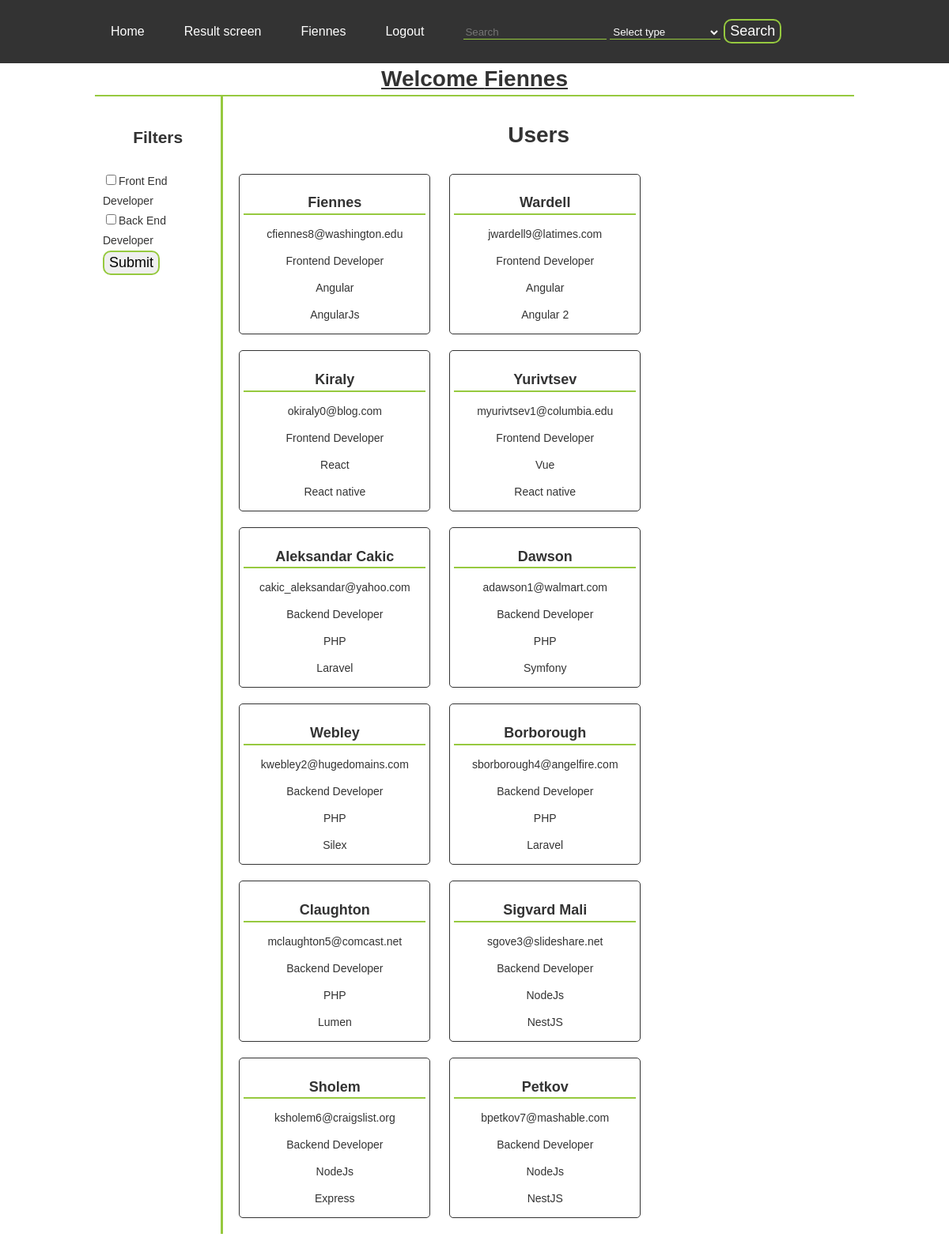
/pages/resultscreen (signed in), run on the app's committed database.
### tables this page shows
CREATE TABLE IF NOT EXISTS `users` (
  `id_user` int(11) NOT NULL AUTO_INCREMENT,
  `name` varchar(45) NOT NULL,
  `email` varchar(255) NOT NULL,
  `password` varchar(45) NOT NULL,
  `role_id` int(11) NOT NULL,
  `subrole_id` int(11) NOT NULL,
  `sub_subrole_id` int(11) NOT NULL,
  PRIMARY KEY (`id_user`),
  KEY `users_roles_idx` (`role_id`),
  KEY `users_subroles_idx` (`subrole_id`),
  KEY `users_sub_subroles_idx` (`sub_subrole_id`)
);

CREATE TABLE IF NOT EXISTS `roles` (
  `id_role` int(11) NOT NULL AUTO_INCREMENT,
  `description` varchar(45) NOT NULL,
  PRIMARY KEY (`id_role`)
);

CREATE TABLE IF NOT EXISTS `subroles` (
  `id_subroles` int(11) NOT NULL AUTO_INCREMENT,
  `sdescription` varchar(45) NOT NULL,
  `roles_id` int(11) NOT NULL,
  PRIMARY KEY (`id_subroles`),
  KEY `subroles_roles_idx` (`roles_id`)
);

CREATE TABLE IF NOT EXISTS `sub_subroles` (
  `id_sub_subroles` int(11) NOT NULL AUTO_INCREMENT,
  `ssdescription` varchar(45) NOT NULL,
  `subrole_id` int(11) NOT NULL,
  PRIMARY KEY (`id_sub_subroles`),
  KEY `sub_subroles_subrole_idx` (`subrole_id`)
);

### classes/View.php (called while the page is built, shortened)
<?php
class View
{
	public static function load(string $folder, string $file)
	{
		require_once('./view/inc/header.php');
		require_once('./view/' . $folder . '/' . $file . '.php');
		require_once('./view/inc/footer.php');
	}
}

### controller/PagesController.php (called while the page is built, shortened)
<?php
class PagesController
{
	public static function resultscreen()
	{
        global $conn;
        $usersgroup = new User($conn);
        $roleId= isset($_POST['role_name']) ? $_POST['role_name'] : null;
        $name = null;
        $_SESSION['searchedUser'] = $usersgroup->getAllUsers($roleId, $name);
		View::load('pages', 'resultscreen');
	}
}

### classes/Router.php (called while the page is built, shortened)
<?php
class Router
{
	protected $controller = 'PagesController';
	protected $method = 'home';
	protected $url;
	public function __construct($request)
	{
		$this->url = $request;
		$this->availableRoutes();
	}
	public function availableRoutes()
	{
		if (isset($this->url->url_parts[0])) {
			$controller_base = $this->url->url_parts[0];
			$controller_name = ucfirst($controller_base).'Controller';
			if (file_exists('./controller/' . $controller_name . '.php')) {
				$this->controller = $controller_name;
			}
			$this->controller = new $this->controller;
		}
		if (isset($this->url->url_parts[1])) {
			if (method_exists($this->controller, $this->url->url_parts[1])) {
				$this->method = $this->url->url_parts[1];
			}
		}
		$this->params = $this->url->url_parts ? array_values($this->url->url_parts) : [];
		call_user_func_array(array($this->controller, $this->method), $this->params);
	}
}

### index.php (called while the page is built, shortened)
<?php
$request = new Request();
$router = new Router($request);

### model/User.php (called while the page is built, shortened)
<?php
class User
{
	protected $conn = null;
	public function __construct($db)
	{
		$this->conn = $db;
	}
    public function getAllUsers($roleId = null, $name = null)
    {
        $query  = 'select u.id_user, u.name, u.email, u.password, r.description, r.id_role as roleId, s.sdescription, s.id_subroles as subroleId, ss.ssdescription, ss.id_sub_subroles as subsubrolesId';
        $query .= ' from users as u';
        $query .= ' join roles as r on u.role_id = r.id_role';
        $query .= ' join subroles as s on u.subrole_id = s.id_subroles';
        $query .= ' join sub_subroles as ss on u.sub_subrole_id = ss.id_sub_subroles';
        $stmt = $this->conn->prepare($query);
        $stmt->execute();
        $result = $stmt->fetchAll(PDO::FETCH_ASSOC);
        if ($result) {
            return $result;
        }
        return false;
    }
}

### classes/Request.php (called while the page is built, shortened)
<?php
class Request
{
	protected function get()
	{
		if (isset($_GET['url'])) {
      		return $this->url_parts = explode('/', filter_var(rtrim($_GET['url'], '/'), FILTER_SANITIZE_URL));
    	}
	}
}

### view/pages/resultscreen.php (the view, shortened to what this page needs)
<div class="container">
	<div class="containerMiddle">
		<aside>
			<h1>Filters</h1>
			<form class="listForm" name="sortProducts" action="/pages/filterUser" method="post">
				<input type="checkbox" name="role[]" value="3">Front End Developer<br>
				<input type="checkbox" name="role[]" value="2">Back End Developer<br>
				<input class="listFormtBtn" type="submit" name="filter">
			</form>
		</aside>
		<main>
			<?php if(isset($_SESSION['searchedUser'])): ?>
				<h1>Users</h1>
				<?php foreach ($_SESSION['searchedUser'] as $user) : ?>
				<div class="cardContainer">
					<h4><?php echo ucfirst($user['name']); ?></h4>
					<p><?php echo $user['email']; ?></p>
					<p><?php echo ucfirst($user['description']); ?></p>
					<p><?php echo ucfirst($user['sdescription']); ?></p>
					<p><?php echo ucfirst($user['ssdescription']); ?></p>
				</div>
		    	<?php endforeach; ?>
	    	<?php else: ?>
	    		<h4><?php echo 'User not found!'; ?></h4>
	    	<?php endif; ?>
		</main>
	</div>
</div>

### assets/css/main.css (style rules this page uses)
body { margin: 0 auto; font-family: 'Montserrat', sans-serif; font-size: 14px; line-height: 1.42857143; color: #333; background-color: #fff; }
.container { width: 80%; margin: 0 auto; margin-bottom: 50px; }
.containerMiddle { margin: 0 auto; display: flex; border-top: 2px solid #96c93f; }
main { flex-basis: 100%; border-left: 3px solid #96c93f; align-items: center; padding: 10px; }
main > h1 { text-align: center; }
aside { box-sizing: border-box; flex-basis: 20%; padding: 10px; }
aside > h1 { text-align: center; padding: 10px; }
.containerMiddle aside .listForm { line-height: 25px; }
.containerMiddle aside .listForm input[type="checkbox"] { border: double 2px #00F; }
.containerMiddle aside .listForm .listFormtBtn { border: double 2px #96c93f; line-height: 25px; font-size: 18px; border-radius: 10px; }
.cardContainer { display: inline-block; width: 240px; border: 1px solid #333; border-radius: 5px; margin: 10px; }
.cardContainer h4 { font-weight: bold; font-size: 18px; text-align: center; border-bottom: 2px solid #96c93f; margin-left: 5px; margin-right: 5px; margin-bottom: 0; }
.cardContainer p { margin-left: 10px; margin-right: 10px; text-align: center; }

### data on the page
users: name "Fiennes", email "cfiennes8@washington.edu", role.description "Frontend Developer", subrole.sdescription "Angular", sub_subrole.ssdescription "AngularJs"
users: name "Wardell", email "jwardell9@latimes.com", role.description "Frontend Developer", subrole.sdescription "Angular", sub_subrole.ssdescription "Angular 2"
users: name "Kiraly", email "okiraly0@blog.com", role.description "Frontend Developer", subrole.sdescription "React", sub_subrole.ssdescription "React native"
users: name "Yurivtsev", email "myurivtsev1@columbia.edu", role.description "Frontend Developer", subrole.sdescription "Vue", sub_subrole.ssdescription "React native"
users: name "Aleksandar Cakic", email "cakic_aleksandar@yahoo.com", role.description "Backend Developer", subrole.sdescription "PHP", sub_subrole.ssdescription "Laravel"
users: name "Dawson", email "adawson1@walmart.com", role.description "Backend Developer", subrole.sdescription "PHP", sub_subrole.ssdescription "Symfony"
users: name "Webley", email "kwebley2@hugedomains.com", role.description "Backend Developer", subrole.sdescription "PHP", sub_subrole.ssdescription "Silex"
users: name "Borborough", email "sborborough4@angelfire.com", role.description "Backend Developer", subrole.sdescription "PHP", sub_subrole.ssdescription "Laravel"
users: name "Claughton", email "mclaughton5@comcast.net", role.description "Backend Developer", subrole.sdescription "PHP", sub_subrole.ssdescription "Lumen"
users: name "Sigvard Mali", email "sgove3@slideshare.net", role.description "Backend Developer", subrole.sdescription "NodeJs", sub_subrole.ssdescription "NestJS"
users: name "Sholem", email "ksholem6@craigslist.org", role.description "Backend Developer", subrole.sdescription "NodeJs", sub_subrole.ssdescription "Express"
users: name "Petkov", email "bpetkov7@mashable.com", role.description "Backend Developer", subrole.sdescription "NodeJs", sub_subrole.ssdescription "NestJS"

### other printed values
$_SESSION['user']['name'] "Fiennes"
